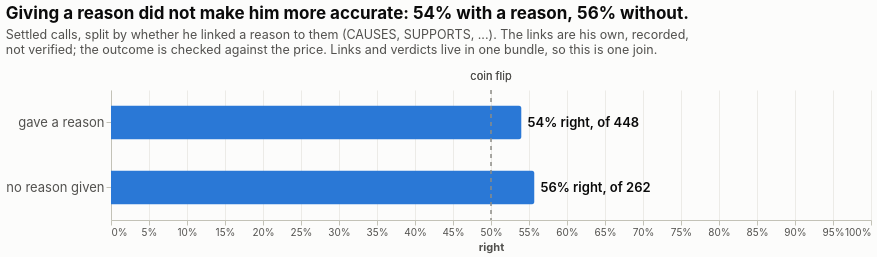

This figure's notebook cell:
### Markdown cell above
## 4. Were his reasoned calls better?

Settled calls split by whether he linked a reason to them (`CAUSES`, `CONTRIBUTING_FACTOR`, `TRIGGERS`, `SUPPORTS`). The links are his own, **recorded, not verified**: a `CAUSES` edge says he said one thing causes another. Only the verdict is checked.

### Code cell
v = views.reasons(con, pq, AS_OF)
show(v)
[(r["calls"], r["settled"], round(r["hit_rate"], 3)) for r in v["rows"]]

### Figure 1 — Vega-Lite specification as saved in the notebook (floating-point values rounded to 4 significant figures; data arrays with more than 128 entries replaced by an {"elided": "..."} marker saying what was removed)
{"$schema": "https://vega.github.io/schema/vega-lite/v5.json", "config": {"axis": {"domainColor": "#c3c2b7", "gridColor": "#ecebe7", "labelColor": "#52514e", "tickColor": "#c3c2b7", "titleColor": "#52514e"}, "background": "#fcfcfb", "font": "Inter, system-ui, sans-serif", "legend": {"labelColor": "#52514e", "titleColor": "#52514e"}, "title": {"anchor": "start", "color": "#0b0b0b", "fontSize": 17, "offset": 14, "subtitleColor": "#52514e", "subtitleFontSize": 12.5, "subtitlePadding": 6}, "view": {"stroke": null}}, "data": {"values": [{"calls": "gave a reason", "hit_rate": 0.5402, "ids": {"elided": "448 str values"}, "label": "54% right, of 448", "settled": 448}, {"calls": "no reason given", "hit_rate": 0.5573, "ids": {"elided": "262 str values"}, "label": "56% right, of 262", "settled": 262}]}, "height": 130, "layer": [{"encoding": {"tooltip": [{"field": "calls"}, {"field": "settled"}, {"field": "hit_rate", "format": ".1%", "title": "right"}], "x": {"axis": {"format": ".0%"}, "field": "hit_rate", "scale": {"domain": [0, 1]}, "title": "right", "type": "quantitative"}, "y": {"axis": {"labelFontSize": 13}, "field": "calls", "title": null, "type": "nominal"}}, "mark": {"color": "#2a78d6", "cornerRadiusEnd": 3, "height": 34, "type": "bar"}}, {"encoding": {"text": {"field": "label"}, "x": {"field": "hit_rate", "type": "quantitative"}, "y": {"field": "calls", "type": "nominal"}}, "mark": {"align": "left", "color": "#0b0b0b", "dx": 6, "fontSize": 13, "fontWeight": 600, "type": "text"}}, {"encoding": {"x": {"datum": 0.5}}, "mark": {"color": "#8c8b85", "strokeDash": [4, 4], "type": "rule"}}, {"encoding": {"text": {"value": "coin flip"}, "x": {"datum": 0.5}}, "mark": {"color": "#52514e", "dy": -78, "fontSize": 11, "type": "text"}}], "title": {"subtitle": ["Settled calls, split by whether he linked a reason to them (CAUSES, SUPPORTS, ...). The links are his own, recorded,", "not verified; the outcome is checked against the price. Links and verdicts live in one bundle, so this is one join."], "text": "Giving a reason did not make him more accurate: 54% with a reason, 56% without."}, "width": 760}
